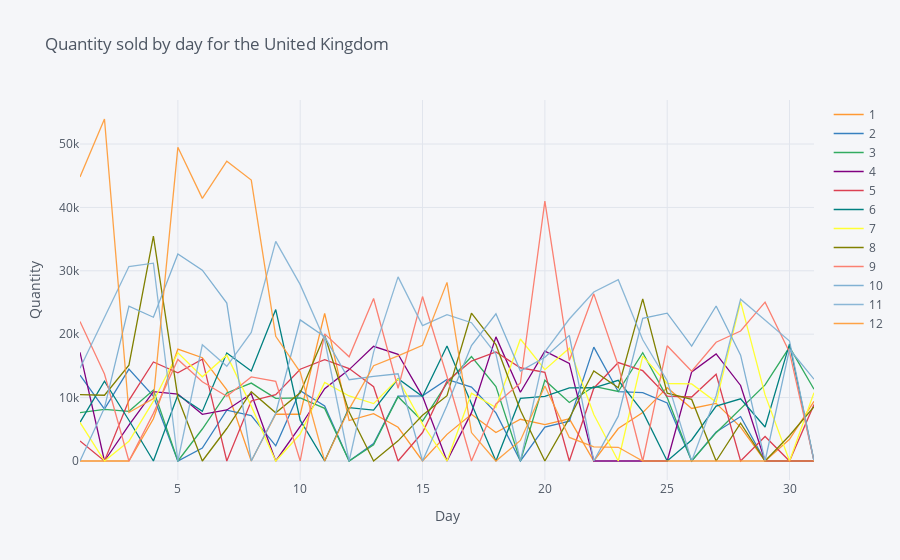

Notebook cell for this chart:
### Code cell
uk.iplot(kind='line', 
         x='Day', 
         title='Quantity sold by day for the United Kingdom',
         xTitle='Day', 
         yTitle='Quantity')

### Figure 1 — Plotly figure (JSON) as saved in the notebook; plotly's stock layout.template omitted (floating-point values rounded to 4 significant figures)
{"data": [{"line": {"color": "rgba(255, 153, 51, 1.0)", "dash": "solid", "shape": "linear", "width": 1.3}, "mode": "lines", "name": "1", "text": "", "type": "scatter", "x": [1, 2, 3, 4, 5, 6, 7, 8, 9, 10, 11, 12, 13, 14, 15, 16, 17, 18, 19, 20, 21, 22, 23, 24, 25, 26, 27, 28, 29, 30, 31], "y": [0, 0, 0, 6659, 17635, 16292, 11238, 0, 7398, 7377, 23286, 6386, 7464, 5320, 0, 4202, 7371, 4480, 6583, 5741, 6657, 0, 5115, 7636, 11572, 8293, 9096, 5346, 0, 3431, 9417]}, {"line": {"color": "rgba(55, 128, 191, 1.0)", "dash": "solid", "shape": "linear", "width": 1.3}, "mode": "lines", "name": "2", "text": "", "type": "scatter", "x": [1, 2, 3, 4, 5, 6, 7, 8, 9, 10, 11, 12, 13, 14, 15, 16, 17, 18, 19, 20, 21, 22, 23, 24, 25, 26, 27, 28, 29, 30, 31], "y": [13536, 8184, 14502, 10226, 0, 2048, 8009, 7152, 2399, 11102, 8678, 0, 2756, 10230, 10285, 12861, 11670, 7593, 0, 5349, 6277, 17965, 10927, 10782, 9168, 0, 4582, 7010, 0, 0, 0]}, {"line": {"color": "rgba(50, 171, 96, 1.0)", "dash": "solid", "shape": "linear", "width": 1.3}, "mode": "lines", "name": "3", "text": "", "type": "scatter", "x": [1, 2, 3, 4, 5, 6, 7, 8, 9, 10, 11, 12, 13, 14, 15, 16, 17, 18, 19, 20, 21, 22, 23, 24, 25, 26, 27, 28, 29, 30, 31], "y": [7614, 8148, 7842, 11186, 0, 5048, 10738, 12288, 9876, 9957, 8304, 0, 2539, 10146, 6284, 12273, 16488, 11737, 0, 12742, 9227, 11757, 10962, 17072, 9999, 0, 4467, 8237, 11997, 17969, 11321]}, {"line": {"color": "rgba(128, 0, 128, 1.0)", "dash": "solid", "shape": "linear", "width": 1.3}, "mode": "lines", "name": "4", "text": "", "type": "scatter", "x": [1, 2, 3, 4, 5, 6, 7, 8, 9, 10, 11, 12, 13, 14, 15, 16, 17, 18, 19, 20, 21, 22, 23, 24, 25, 26, 27, 28, 29, 30, 31], "y": [17149, 0, 5667, 10937, 10564, 7370, 8055, 10596, 0, 5442, 11401, 14417, 18084, 16835, 10205, 0, 7630, 19578, 10839, 17324, 15392, 0, 0, 0, 0, 14047, 16899, 11915, 0, 0, 0]}, {"line": {"color": "rgba(219, 64, 82, 1.0)", "dash": "solid", "shape": "linear", "width": 1.3}, "mode": "lines", "name": "5", "text": "", "type": "scatter", "x": [1, 2, 3, 4, 5, 6, 7, 8, 9, 10, 11, 12, 13, 14, 15, 16, 17, 18, 19, 20, 21, 22, 23, 24, 25, 26, 27, 28, 29, 30, 31], "y": [3172, 0, 9566, 15624, 13906, 16057, 0, 9476, 10451, 14477, 15995, 14576, 11722, 0, 4489, 12578, 15759, 17217, 14708, 13985, 0, 11483, 15527, 14247, 10239, 10097, 13686, 0, 3866, 0, 8900]}, {"line": {"color": "rgba(0, 128, 128, 1.0)", "dash": "solid", "shape": "linear", "width": 1.3}, "mode": "lines", "name": "6", "text": "", "type": "scatter", "x": [1, 2, 3, 4, 5, 6, 7, 8, 9, 10, 11, 12, 13, 14, 15, 16, 17, 18, 19, 20, 21, 22, 23, 24, 25, 26, 27, 28, 29, 30, 31], "y": [6091, 12587, 6429, 0, 10412, 7826, 17033, 14208, 23895, 6435, 0, 8427, 8017, 12971, 10162, 18126, 9045, 0, 9876, 10204, 11520, 11551, 12725, 7787, 0, 3314, 8651, 9806, 5362, 18471, 0]}, {"line": {"color": "rgba(255, 255, 51, 1.0)", "dash": "solid", "shape": "linear", "width": 1.3}, "mode": "lines", "name": "7", "text": "", "type": "scatter", "x": [1, 2, 3, 4, 5, 6, 7, 8, 9, 10, 11, 12, 13, 14, 15, 16, 17, 18, 19, 20, 21, 22, 23, 24, 25, 26, 27, 28, 29, 30, 31], "y": [6078, 0, 3117, 9438, 17063, 13285, 16694, 8657, 0, 4251, 12406, 10256, 9050, 12967, 5811, 0, 10677, 8428, 19242, 14412, 17799, 7321, 0, 16535, 12225, 12153, 9292, 25137, 10430, 0, 10776]}, {"line": {"color": "rgba(128, 128, 0, 1.0)", "dash": "solid", "shape": "linear", "width": 1.3}, "mode": "lines", "name": "8", "text": "", "type": "scatter", "x": [1, 2, 3, 4, 5, 6, 7, 8, 9, 10, 11, 12, 13, 14, 15, 16, 17, 18, 19, 20, 21, 22, 23, 24, 25, 26, 27, 28, 29, 30, 31], "y": [10484, 10371, 15124, 35474, 9982, 0, 5125, 10931, 7606, 10756, 19827, 7714, 0, 3177, 7203, 10297, 23314, 18347, 8003, 0, 6754, 14214, 11555, 25572, 10687, 9713, 0, 5974, 0, 4032, 8555]}, {"line": {"color": "rgba(251, 128, 114, 1.0)", "dash": "solid", "shape": "linear", "width": 1.3}, "mode": "lines", "name": "9", "text": "", "type": "scatter", "x": [1, 2, 3, 4, 5, 6, 7, 8, 9, 10, 11, 12, 13, 14, 15, 16, 17, 18, 19, 20, 21, 22, 23, 24, 25, 26, 27, 28, 29, 30, 31], "y": [22003, 13732, 0, 7516, 16021, 12504, 10216, 13258, 12552, 0, 20050, 16438, 25634, 11481, 25940, 13326, 0, 8993, 12299, 40991, 15845, 26367, 15068, 0, 18174, 14156, 18732, 20501, 25058, 17161, 0]}, {"line": {"color": "rgba(128, 177, 211, 1.0)", "dash": "solid", "shape": "linear", "width": 1.3}, "mode": "lines", "name": "10", "text": "", "type": "scatter", "x": [1, 2, 3, 4, 5, 6, 7, 8, 9, 10, 11, 12, 13, 14, 15, 16, 17, 18, 19, 20, 21, 22, 23, 24, 25, 26, 27, 28, 29, 30, 31], "y": [0, 8375, 24420, 22678, 32641, 30096, 24915, 0, 7534, 22265, 19616, 12818, 13339, 13765, 0, 8769, 18202, 23217, 14186, 16369, 19813, 0, 7071, 22515, 23310, 18131, 24455, 16692, 0, 17631, 12904]}, {"line": {"color": "rgba(128, 177, 211, 0.8999999999999999)", "dash": "solid", "shape": "linear", "width": 1.3}, "mode": "lines", "name": "11", "text": "", "type": "scatter", "x": [1, 2, 3, 4, 5, 6, 7, 8, 9, 10, 11, 12, 13, 14, 15, 16, 17, 18, 19, 20, 21, 22, 23, 24, 25, 26, 27, 28, 29, 30, 31], "y": [14648, 22681, 30681, 31205, 0, 18327, 14935, 20283, 34651, 27821, 19085, 0, 17174, 29048, 21351, 23089, 21814, 16858, 0, 17217, 22395, 26659, 28608, 19132, 12655, 0, 10291, 25525, 22276, 18910, 0]}, {"line": {"color": "rgba(255, 153, 51, 0.8999999999999999)", "dash": "solid", "shape": "linear", "width": 1.3}, "mode": "lines", "name": "12", "text": "", "type": "scatter", "x": [1, 2, 3, 4, 5, 6, 7, 8, 9, 10, 11, 12, 13, 14, 15, 16, 17, 18, 19, 20, 21, 22, 23, 24, 25, 26, 27, 28, 29, 30, 31], "y": [44810, 53947, 7646, 9855, 49477, 41424, 47296, 44320, 19678, 14027, 0, 8190, 15032, 16570, 18245, 28176, 4488, 0, 3247, 11828, 3711, 2232, 2161, 0, 0, 0, 0, 0, 0, 0, 0]}], "layout": {"legend": {"bgcolor": "#F5F6F9", "font": {"color": "#4D5663"}}, "paper_bgcolor": "#F5F6F9", "plot_bgcolor": "#F5F6F9", "title": {"font": {"color": "#4D5663"}, "text": "Quantity sold by day for the United Kingdom"}, "xaxis": {"gridcolor": "#E1E5ED", "showgrid": true, "tickfont": {"color": "#4D5663"}, "title": {"font": {"color": "#4D5663"}, "text": "Day"}, "zerolinecolor": "#E1E5ED"}, "yaxis": {"gridcolor": "#E1E5ED", "showgrid": true, "tickfont": {"color": "#4D5663"}, "title": {"font": {"color": "#4D5663"}, "text": "Quantity"}, "zerolinecolor": "#E1E5ED"}}}
